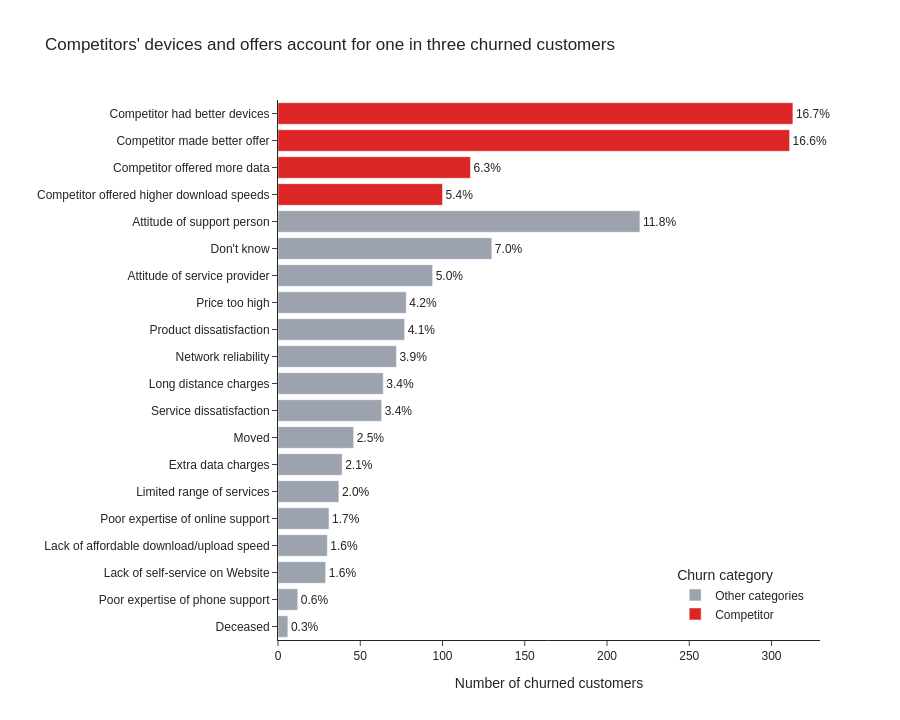

Notebook code cell kept with this figure:
### Code cell
df_reasons = df_churned.groupby(['Churn Category', 'Churn Reason'], as_index=False).agg({
    'Customer ID': 'count',
}).rename(columns={
    'Customer ID': 'churners',
}).sort_values('churners', ascending=True)

df_reasons['share'] = df_reasons['churners'] / df_reasons['churners'].sum()
df_reasons['highlight'] = np.where(df_reasons['Churn Category'] == 'Competitor', 'Competitor', 'Other categories')

fig = px.bar(
    df_reasons,
    x='churners',
    y='Churn Reason',
    color='highlight',
    orientation='h',
    text=df_reasons['share'].map(lambda s: f'{s:.1%}'),
    hover_data={'Churn Category': True, 'highlight': False},
    color_discrete_map={
        'Competitor': COLOR_CHURNED,
        'Other categories': COLOR_STAYED,
    },
    labels={
        'churners': 'Number of churned customers',
        'Churn Reason': '',
        'highlight': 'Churn category',
    },
    title='Competitors\' devices and offers account for one in three churned customers',
    height=720,
)

fig.update_traces(textposition='outside', cliponaxis=False)
fig.update_layout(legend=dict(yanchor='bottom', y=0.02, xanchor='right', x=0.98))

fig.show()

### Figure 1 — Plotly figure (JSON) as saved in the notebook; plotly's stock layout.template omitted (floating-point values rounded to 4 significant figures)
{"data": [{"cliponaxis": false, "customdata": [["Other", "Other categories"], ["Dissatisfaction", "Other categories"], ["Dissatisfaction", "Other categories"], ["Price", "Other categories"], ["Dissatisfaction", "Other categories"], ["Dissatisfaction", "Other categories"], ["Price", "Other categories"], ["Other", "Other categories"], ["Dissatisfaction", "Other categories"], ["Price", "Other categories"], ["Dissatisfaction", "Other categories"], ["Dissatisfaction", "Other categories"], ["Price", "Other categories"], ["Attitude", "Other categories"], ["Other", "Other categories"], ["Attitude", "Other categories"]], "hovertemplate": "Number of churned customers=%{x}<br>=%{y}<br>text=%{text}<br>Churn Category=%{customdata[0]}<extra></extra>", "legendgroup": "Other categories", "marker": {"color": "#9CA3AF", "pattern": {"shape": ""}}, "name": "Other categories", "orientation": "h", "showlegend": true, "text": ["0.3%", "0.6%", "1.6%", "1.6%", "1.7%", "2.0%", "2.1%", "2.5%", "3.4%", "3.4%", "3.9%", "4.1%", "4.2%", "5.0%", "7.0%", "11.8%"], "textposition": "outside", "type": "bar", "x": [6, 12, 29, 30, 31, 37, 39, 46, 63, 64, 72, 77, 78, 94, 130, 220], "xaxis": "x", "y": ["Deceased", "Poor expertise of phone support", "Lack of self-service on Website", "Lack of affordable download/upload speed", "Poor expertise of online support", "Limited range of services", "Extra data charges", "Moved", "Service dissatisfaction", "Long distance charges", "Network reliability", "Product dissatisfaction", "Price too high", "Attitude of service provider", "Don't know", "Attitude of support person"], "yaxis": "y"}, {"cliponaxis": false, "customdata": [["Competitor", "Competitor"], ["Competitor", "Competitor"], ["Competitor", "Competitor"], ["Competitor", "Competitor"]], "hovertemplate": "Number of churned customers=%{x}<br>=%{y}<br>text=%{text}<br>Churn Category=%{customdata[0]}<extra></extra>", "legendgroup": "Competitor", "marker": {"color": "#DC2626", "pattern": {"shape": ""}}, "name": "Competitor", "orientation": "h", "showlegend": true, "text": ["5.4%", "6.3%", "16.6%", "16.7%"], "textposition": "outside", "type": "bar", "x": [100, 117, 311, 313], "xaxis": "x", "y": ["Competitor offered higher download speeds", "Competitor offered more data", "Competitor made better offer", "Competitor had better devices"], "yaxis": "y"}], "layout": {"barmode": "relative", "height": 720, "legend": {"title": {"text": "Churn category"}, "tracegroupgap": 0, "x": 0.98, "xanchor": "right", "y": 0.02, "yanchor": "bottom"}, "title": {"text": "Competitors' devices and offers account for one in three churned customers"}, "xaxis": {"anchor": "y", "domain": [0.0, 1.0], "title": {"text": "Number of churned customers"}}, "yaxis": {"anchor": "x", "domain": [0.0, 1.0], "title": {"text": ""}}}}
